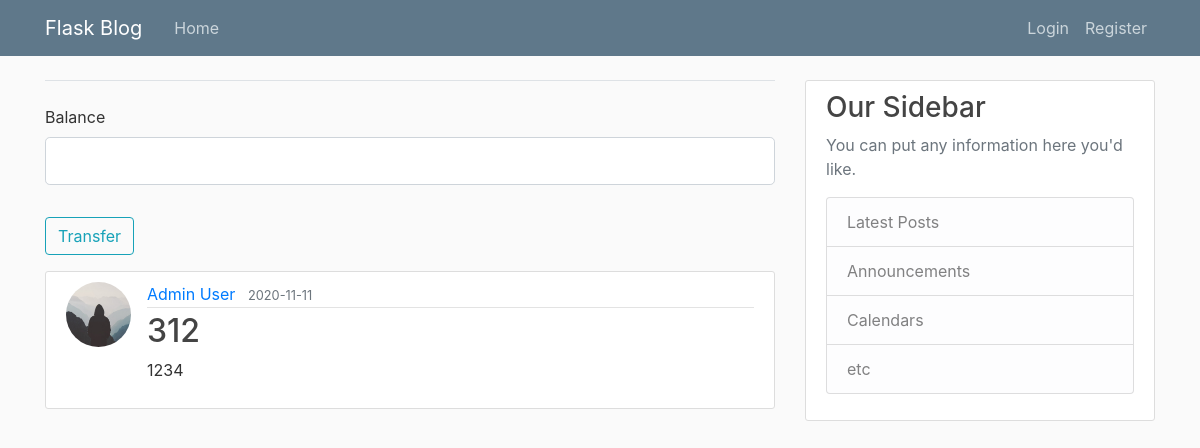
The page /post/18 on the database its author committed.
### flaskblog/models.py (models this page shows, shortened)
class User(db.Model, UserMixin):
    id = db.Column(db.Integer, primary_key=True)
    username = db.Column(db.String(20), unique=True, nullable=False)
    email = db.Column(db.String(120), unique=True, nullable=False)
    image_file = db.Column(db.String(20), nullable=False, default='default.jpg')
    password = db.Column(db.String(60), nullable=False)
    posts = db.relationship('Post', backref='author', lazy=True)
    is_staff = db.Column(db.Boolean, default=False,nullable=True)
    curr_bal = db.Column(db.Integer,default='22')

class Post(db.Model):
    id = db.Column(db.Integer, primary_key=True)
    title = db.Column(db.String(100), nullable=False)
    date_posted = db.Column(db.DateTime, nullable=False, default=datetime.utcnow)
    content = db.Column(db.Text, nullable=False)
    user_id = db.Column(db.Integer, db.ForeignKey('user.id'), nullable=False)

### flaskblog/routes.py (the view, shortened to what this page needs)
@app.route("/post/<int:post_id>",methods=['GET', 'POST'])
def post(post_id):
    post = Post.query.get_or_404(post_id)
    form = TransferForm()
    return render_template('post.html', title=post.title, post=post,form=form)

### flaskblog/forms.py
class TransferForm(FlaskForm):
    curr_bal = IntegerField('Balance')
    submit = SubmitField('Transfer')

### flaskblog/templates/post.html (shortened to what this page needs)
{% extends "layout.html" %}
{% block content %}
<form method="POST" action="">
        <fieldset class="form-group">
            <legend class="border-bottom mb-4">{{ legend }}</legend>
            <div class="form-group">
                {{ form.curr_bal.label(class="form-control-label") }}
                {% if form.curr_bal.errors %}
                    {{ form.curr_bal(class="form-control form-control-lg is-invalid") }}
                    <div class="invalid-feedback">
                        {% for error in form.curr_bal.errors %}
                        ass
                            <span>{{ error }}</span>
                        {% endfor %}
                    </div>
                {% else %}
                    {{ form.curr_bal(class="form-control form-control-lg") }}
                {% endif %}
            </div>
        </fieldset>
        <div class="form-group">
            {{ form.submit(class="btn btn-outline-info") }}
        </div>
    </form>
  <article class="media content-section">
    <img class="rounded-circle article-img" src="{{ url_for('static', filename='profile_pics/' + post.author.image_file) }}">
    <div class="media-body">
      <div class="article-metadata">
        <a class="mr-2" href="{{ url_for('user_posts', username=post.author.username) }}">{{ post.author.username }}</a>
        <small class="text-muted">{{ post.date_posted.strftime('%Y-%m-%d') }}</small>
      </div>
      <h2 class="article-title">{{ post.title }}</h2>
      <p class="article-content">{{ post.content }}</p>
    </div>
  </article>
{% endblock content %}

### flaskblog/static/main.css (style rules this page uses)
body { background: #fafafa; color: #333333; margin-top: 5rem; }
h1, h2, h3, h4, h5, h6 { color: #444444; }
.content-section { background: #ffffff; padding: 10px 20px; border: 1px solid #dddddd; border-radius: 3px; margin-bottom: 20px; }
.article-title { color: #444444; }
.article-content { white-space: pre-line; }
.article-img { height: 65px; width: 65px; margin-right: 16px; }
.article-metadata { padding-bottom: 1px; margin-bottom: 4px; border-bottom: 1px solid #e3e3e3 }

### rows shown on the page
User: image_file (placeholder picture), author.username "Admin User"
Post: date_posted "2020-11-11", title "312", content "1234"
